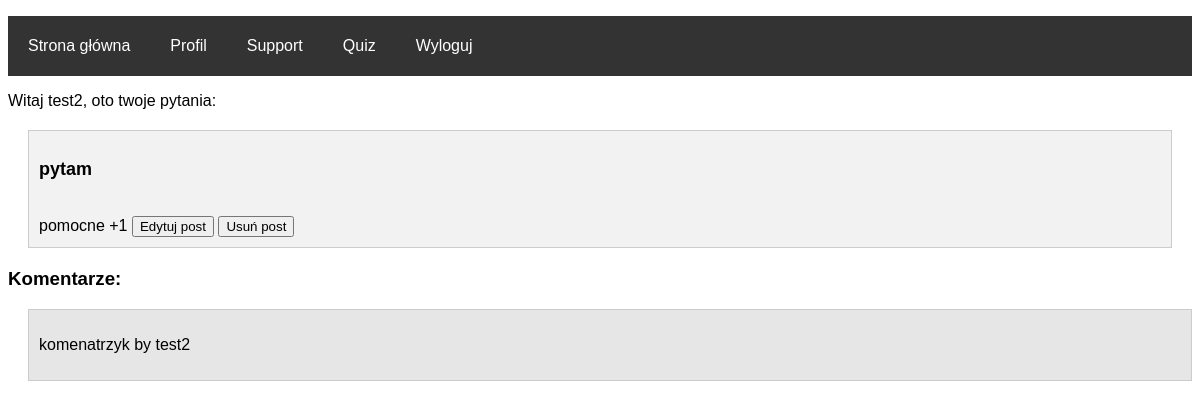
The app's page /account/questions/ (signed in), older data.
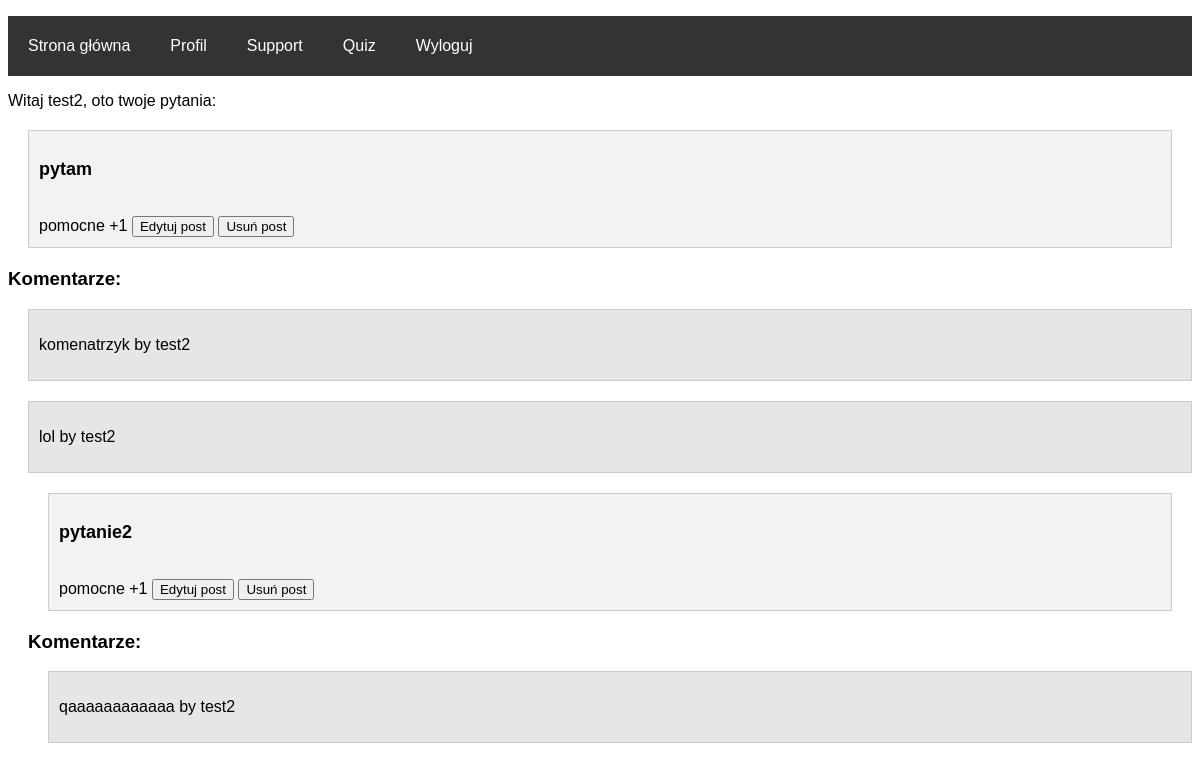
The same page, newer data.
### bool/models.py (models this page shows)
class Post(models.Model):
    question = models.TextField(max_length=200)
    answer = models.TextField(max_length=200)
    likes = models.ManyToManyField(Profile, related_name='likes')
    profile = models.ForeignKey(Profile, on_delete=models.CASCADE)
    created = models.DateTimeField(auto_now=True)
    image = models.ImageField(upload_to='images')
    saved = models.ManyToManyField(Profile, related_name="saved_post")

class Comments(models.Model):
    text = models.TextField(max_length=80)
    created = models.DateTimeField(auto_now=True)
    profile = models.ForeignKey(Profile, on_delete=models.CASCADE)
    post = models.ManyToManyField(Post, related_name='post_comments')

class Profile(models.Model):
    user = models.OneToOneField(User, on_delete=models.CASCADE)
    avatar = models.ImageField(upload_to='awatars')

### bool/views.py (the view)
# urls.py: path('account/questions/', views.Questions.as_view()),
class Questions(View):
    def get(self, request):
        user_id = request.session.get('_auth_user_id')
        profile = Profile.objects.get(user_id=user_id)
        posts = Post.objects.filter(profile_id=profile)
        context = {"posts": posts}
        return render(request, 'questions.html', context)

### templates/questions.html (shortened to what this page needs)
<!DOCTYPE html>
{% load static %}  <link rel="stylesheet" href="{% static '/css/main_form.css' %}">
<html>
<html lang="en">
<head>
</head>
<body>
{% if user.is_authenticated %}
 <header>
    <nav class="navbar">
        <ul>
            <li><a href="{% url 'main' %}">Strona główna</a></li>
            <li><a href="{% url 'account' %}">Profil</a></li>
            <li><a href="{% url 'support' %}">Support</a></li>
            <li><a href="{% url 'quiz' %}">Quiz</a></li>
            <li><a href="{% url 'logout' %}">Wyloguj</a></li>
        </ul>
    </nav>
</header>
 {% endif %}
<a> Witaj {{ user.username }}, oto twoje pytania: </a>
{% for post in posts %}
<div class="post">
    <p class="question">{{ post.question }}</p>
    <br>
        <span class="like-count">pomocne +{{ post.likes.count }}</span>
        <button class="edit">Edytuj post</button>
        <button class="delete">Usuń post</button>
    </div>
    <h3>Komentarze:</h3>
    <div class="comments">
        {% for comment in post.post_comments.all %}
        <div class="comment">
            <p>{{ comment.text }} by {{ comment.profile.user.username }}</p>
            </div>
        {% endfor %}
{% endfor %}
</div>
</body>
</html>

### static/css/main_form.css (style rules this page uses)
.navbar ul { display: flex; align-items: center; height: 60px; background-color: #333; color: #fff; padding: 0 20px; list-style: none; }
.navbar li { margin-right: 20px; }
.navbar a { color: #fff; text-decoration: none; margin-right: 20px; }
.post { border: 1px solid #ccc; margin-bottom: 20px; padding: 20px; }
.comments { margin-top: 20px; padding-left: 20px; }
.comment { margin-bottom: 20px; }
.post { margin: 20px; padding: 10px; background-color: #f2f2f2; border: 1px solid #ccc; }
.question { font-size: 18px; font-weight: bold; cursor: pointer; }
.comments { margin-top: 10px; }
.comment { margin-top: 10px; padding: 10px; background-color: #e6e6e6; border: 1px solid #ccc; }
body { font-family: Arial, sans-serif; font-size: 16px; }

Row changes from the older to the newer data that the page shows:
added Comments: text "lol", profile.user.username "test2", shown under Post "pytam"
added Post: question "pytanie2", likes.count "1"
added Comments: text "qaaaaaaaaaaaa", profile.user.username "test2", shown under "pytanie2"
